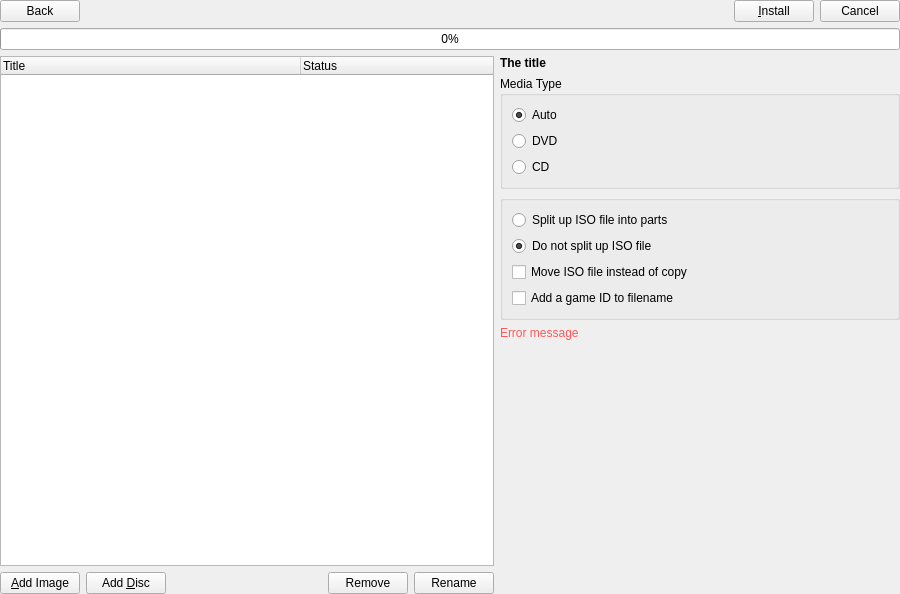
<?xml version="1.0" encoding="UTF-8"?>
<ui version="4.0">
 <class>GameInstallerActivity</class>
 <widget class="QWidget" name="GameInstallerActivity">
  <property name="geometry">
   <rect>
    <x>0</x>
    <y>0</y>
    <width>900</width>
    <height>594</height>
   </rect>
  </property>
  <property name="acceptDrops">
   <bool>true</bool>
  </property>
  <property name="windowTitle">
   <string notr="true">Form</string>
  </property>
  <layout class="QVBoxLayout" name="verticalLayout_3">
   <property name="leftMargin">
    <number>0</number>
   </property>
   <property name="topMargin">
    <number>0</number>
   </property>
   <property name="rightMargin">
    <number>0</number>
   </property>
   <property name="bottomMargin">
    <number>0</number>
   </property>
   <item>
    <layout class="QHBoxLayout" name="mp_layout">
     <item>
      <widget class="QPushButton" name="mp_btn_back">
       <property name="text">
        <string>Back</string>
       </property>
       <property name="icon">
        <iconset theme="go-previous" resource="../Resources/Resources.qrc">
         <normaloff>:/icons/go-previous</normaloff>:/icons/go-previous</iconset>
       </property>
      </widget>
     </item>
     <item>
      <spacer name="mp_spacer">
       <property name="orientation">
        <enum>Qt::Horizontal</enum>
       </property>
       <property name="sizeHint" stdset="0">
        <size>
         <width>40</width>
         <height>20</height>
        </size>
       </property>
      </spacer>
     </item>
     <item>
      <widget class="QPushButton" name="mp_btn_install">
       <property name="text">
        <string>&amp;Install</string>
       </property>
       <property name="icon">
        <iconset theme="media-playback-start" resource="../Resources/Resources.qrc">
         <normaloff>:/icons/media-playback-start</normaloff>:/icons/media-playback-start</iconset>
       </property>
      </widget>
     </item>
     <item>
      <widget class="QPushButton" name="mp_btn_cancel">
       <property name="text">
        <string>Cancel</string>
       </property>
      </widget>
     </item>
    </layout>
   </item>
   <item>
    <widget class="QProgressBar" name="mp_progressbar_overall">
     <property name="value">
      <number>0</number>
     </property>
    </widget>
   </item>
   <item>
    <layout class="QHBoxLayout" name="mp_layout_4">
     <item>
      <widget class="QWidget" name="mp_widget_tasks" native="true">
       <property name="sizePolicy">
        <sizepolicy hsizetype="Preferred" vsizetype="Preferred">
         <horstretch>14</horstretch>
         <verstretch>0</verstretch>
        </sizepolicy>
       </property>
       <layout class="QVBoxLayout" name="verticalLayout">
        <property name="leftMargin">
         <number>0</number>
        </property>
        <property name="topMargin">
         <number>0</number>
        </property>
        <property name="rightMargin">
         <number>0</number>
        </property>
        <property name="bottomMargin">
         <number>0</number>
        </property>
        <item>
         <widget class="QTreeWidget" name="mp_tree_tasks">
          <property name="sizePolicy">
           <sizepolicy hsizetype="Expanding" vsizetype="Expanding">
            <horstretch>7</horstretch>
            <verstretch>0</verstretch>
           </sizepolicy>
          </property>
          <property name="editTriggers">
           <set>QAbstractItemView::NoEditTriggers</set>
          </property>
          <property name="showDropIndicator" stdset="0">
           <bool>false</bool>
          </property>
          <property name="alternatingRowColors">
           <bool>true</bool>
          </property>
          <property name="rootIsDecorated">
           <bool>false</bool>
          </property>
          <property name="itemsExpandable">
           <bool>false</bool>
          </property>
          <property name="columnCount">
           <number>2</number>
          </property>
          <attribute name="headerDefaultSectionSize">
           <number>300</number>
          </attribute>
          <column>
           <property name="text">
            <string>Title</string>
           </property>
          </column>
          <column>
           <property name="text">
            <string>Status</string>
           </property>
          </column>
         </widget>
        </item>
        <item>
         <layout class="QHBoxLayout" name="mp_layout_2">
          <item>
           <widget class="QPushButton" name="mp_btn_add_image">
            <property name="text">
             <string>&amp;Add Image</string>
            </property>
            <property name="icon">
             <iconset theme="list-add" resource="../Resources/Resources.qrc">
              <normaloff>:/icons/list-add</normaloff>:/icons/list-add</iconset>
            </property>
           </widget>
          </item>
          <item>
           <widget class="QPushButton" name="mp_btn_add_disc">
            <property name="text">
             <string>Add &amp;Disc</string>
            </property>
            <property name="icon">
             <iconset theme="media-optical" resource="../Resources/Resources.qrc">
              <normaloff>:/icons/media-optical</normaloff>:/icons/media-optical</iconset>
            </property>
           </widget>
          </item>
          <item>
           <spacer name="mp_spacer_2">
            <property name="orientation">
             <enum>Qt::Horizontal</enum>
            </property>
            <property name="sizeHint" stdset="0">
             <size>
              <width>40</width>
              <height>20</height>
             </size>
            </property>
           </spacer>
          </item>
          <item>
           <widget class="QPushButton" name="mp_btn_remove">
            <property name="text">
             <string>Remove</string>
            </property>
            <property name="icon">
             <iconset theme="edit-delete" resource="../Resources/Resources.qrc">
              <normaloff>:/icons/edit-delete</normaloff>:/icons/edit-delete</iconset>
            </property>
           </widget>
          </item>
          <item>
           <widget class="QPushButton" name="mp_btn_rename">
            <property name="text">
             <string>Rename</string>
            </property>
            <property name="icon">
             <iconset theme="document-edit" resource="../Resources/Resources.qrc">
              <normaloff>:/icons/document-edit</normaloff>:/icons/document-edit</iconset>
            </property>
           </widget>
          </item>
         </layout>
        </item>
       </layout>
      </widget>
     </item>
     <item>
      <widget class="QWidget" name="mp_widget_task_details_holder" native="true">
       <property name="sizePolicy">
        <sizepolicy hsizetype="Fixed" vsizetype="Preferred">
         <horstretch>5</horstretch>
         <verstretch>0</verstretch>
        </sizepolicy>
       </property>
       <property name="minimumSize">
        <size>
         <width>400</width>
         <height>0</height>
        </size>
       </property>
       <property name="maximumSize">
        <size>
         <width>400</width>
         <height>16777215</height>
        </size>
       </property>
       <layout class="QVBoxLayout" name="verticalLayout_2">
        <property name="leftMargin">
         <number>0</number>
        </property>
        <property name="topMargin">
         <number>0</number>
        </property>
        <property name="rightMargin">
         <number>0</number>
        </property>
        <property name="bottomMargin">
         <number>0</number>
        </property>
        <item>
         <widget class="QWidget" name="mp_widget_task_details" native="true">
          <layout class="QGridLayout" name="gridLayout_2">
           <property name="leftMargin">
            <number>0</number>
           </property>
           <property name="topMargin">
            <number>0</number>
           </property>
           <property name="rightMargin">
            <number>0</number>
           </property>
           <property name="bottomMargin">
            <number>0</number>
           </property>
           <item row="0" column="0" colspan="2">
            <layout class="QVBoxLayout" name="mp_layout_3">
             <item>
              <widget class="QLabel" name="mp_label_title">
               <property name="font">
                <font>
                 <weight>75</weight>
                 <bold>true</bold>
                </font>
               </property>
               <property name="text">
                <string notr="true">The title</string>
               </property>
               <property name="wordWrap">
                <bool>true</bool>
               </property>
               <property name="textInteractionFlags">
                <set>Qt::TextSelectableByMouse</set>
               </property>
              </widget>
             </item>
             <item>
              <widget class="QGroupBox" name="mp_groupbox_media_type">
               <property name="title">
                <string>Media Type</string>
               </property>
               <layout class="QVBoxLayout" name="verticalLayout_4">
                <item>
                 <widget class="QRadioButton" name="mp_radio_mtauto">
                  <property name="text">
                   <string>Auto</string>
                  </property>
                  <property name="checked">
                   <bool>true</bool>
                  </property>
                 </widget>
                </item>
                <item>
                 <widget class="QRadioButton" name="mp_radio_mtdvd">
                  <property name="text">
                   <string>DVD</string>
                  </property>
                 </widget>
                </item>
                <item>
                 <widget class="QRadioButton" name="mp_radio_mtcd">
                  <property name="text">
                   <string>CD</string>
                  </property>
                 </widget>
                </item>
               </layout>
              </widget>
             </item>
             <item>
              <widget class="QGroupBox" name="mp_groupbox_options">
               <property name="title">
                <string/>
               </property>
               <layout class="QVBoxLayout" name="verticalLayout_5">
                <item>
                 <widget class="QRadioButton" name="mp_radio_split_up">
                  <property name="toolTip">
                   <string>&lt;html&gt;&lt;head/&gt;&lt;body&gt;&lt;p&gt;It is the only way to run large games (larger than 4 GiB) from a USB stick. Since the OPL supports only the FAT32 file system, you should split up large files into parts.&lt;/p&gt;&lt;/body&gt;&lt;/html&gt;</string>
                  </property>
                  <property name="text">
                   <string>Split up ISO file into parts</string>
                  </property>
                 </widget>
                </item>
                <item>
                 <widget class="QRadioButton" name="mp_radio_dnot_split_up">
                  <property name="toolTip">
                   <string>&lt;html&gt;&lt;head/&gt;&lt;body&gt;&lt;p&gt;It is the recommended method if you planning to run games through a local network. The ISO files will be placed in the DVD or the CD directory.&lt;/p&gt;&lt;/body&gt;&lt;/html&gt;</string>
                  </property>
                  <property name="text">
                   <string>Do not split up ISO file</string>
                  </property>
                  <property name="checked">
                   <bool>true</bool>
                  </property>
                 </widget>
                </item>
                <item>
                 <widget class="QCheckBox" name="mp_checkbox_move">
                  <property name="text">
                   <string>Move ISO file instead of copy</string>
                  </property>
                 </widget>
                </item>
                <item>
                 <widget class="QCheckBox" name="mp_checkbox_rename">
                  <property name="text">
                   <string>Add a game ID to filename</string>
                  </property>
                 </widget>
                </item>
               </layout>
              </widget>
             </item>
             <item>
              <widget class="QLabel" name="mp_label_error_message">
               <property name="sizePolicy">
                <sizepolicy hsizetype="Minimum" vsizetype="Preferred">
                 <horstretch>0</horstretch>
                 <verstretch>0</verstretch>
                </sizepolicy>
               </property>
               <property name="styleSheet">
                <string notr="true">QLabel {
	color: rgb(255, 87, 90);
}</string>
               </property>
               <property name="text">
                <string notr="true">Error message</string>
               </property>
               <property name="wordWrap">
                <bool>true</bool>
               </property>
               <property name="textInteractionFlags">
                <set>Qt::TextSelectableByMouse</set>
               </property>
              </widget>
             </item>
             <item>
              <spacer name="mp_spacer_3">
               <property name="orientation">
                <enum>Qt::Vertical</enum>
               </property>
               <property name="sizeHint" stdset="0">
                <size>
                 <width>20</width>
                 <height>40</height>
                </size>
               </property>
              </spacer>
             </item>
            </layout>
           </item>
          </layout>
         </widget>
        </item>
       </layout>
      </widget>
     </item>
    </layout>
   </item>
  </layout>
 </widget>
 <tabstops>
  <tabstop>mp_btn_back</tabstop>
  <tabstop>mp_btn_install</tabstop>
  <tabstop>mp_btn_cancel</tabstop>
  <tabstop>mp_tree_tasks</tabstop>
  <tabstop>mp_radio_mtauto</tabstop>
  <tabstop>mp_radio_mtdvd</tabstop>
  <tabstop>mp_radio_mtcd</tabstop>
  <tabstop>mp_radio_split_up</tabstop>
  <tabstop>mp_radio_dnot_split_up</tabstop>
  <tabstop>mp_checkbox_move</tabstop>
  <tabstop>mp_checkbox_rename</tabstop>
  <tabstop>mp_btn_add_image</tabstop>
  <tabstop>mp_btn_add_disc</tabstop>
  <tabstop>mp_btn_remove</tabstop>
  <tabstop>mp_btn_rename</tabstop>
 </tabstops>
 <resources>
  <include location="../Resources/Resources.qrc"/>
 </resources>
 <connections/>
</ui>
